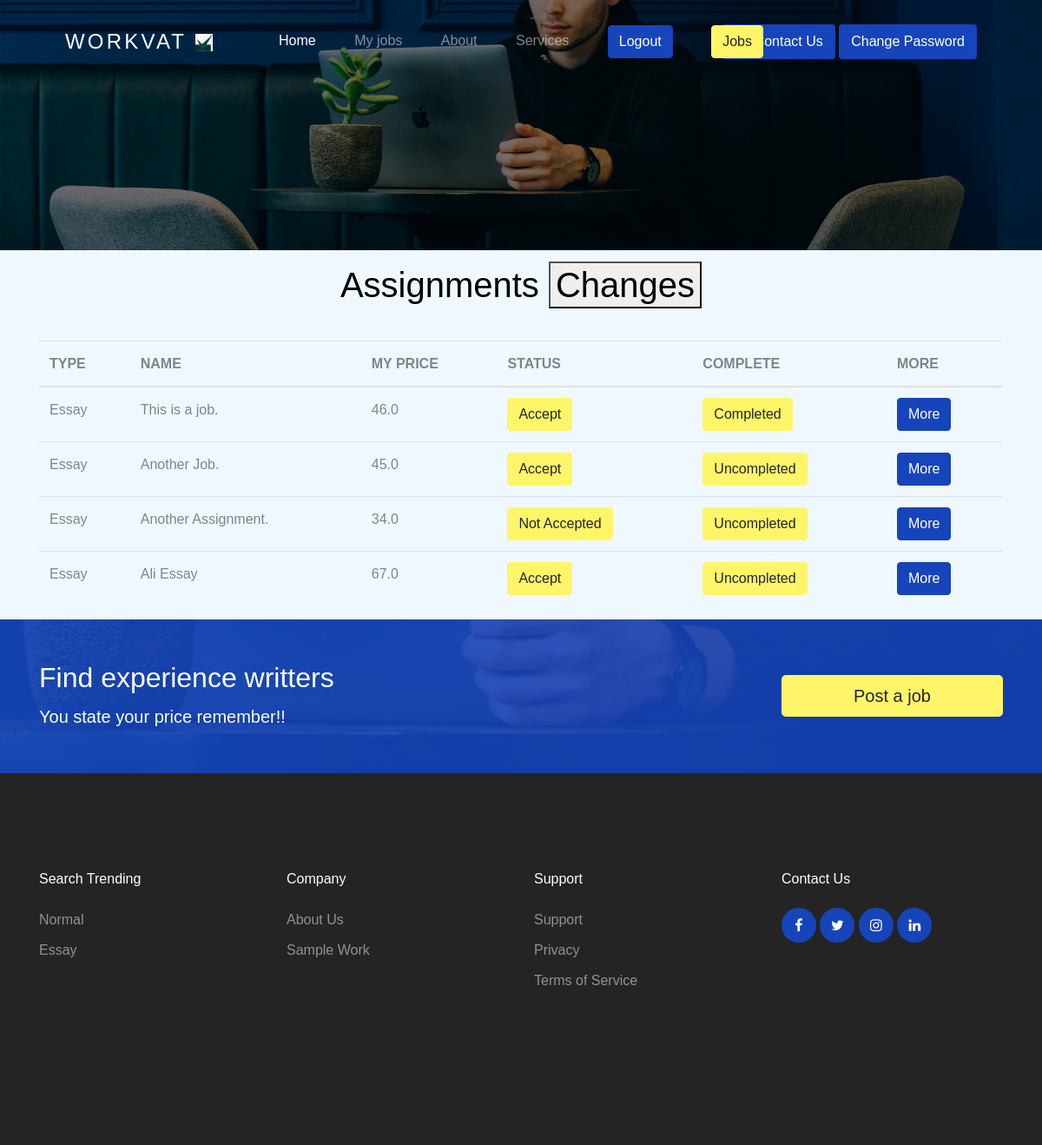
Page /assignments/admin/ (signed in) on the committed database.
### assignment/models.py (models this page shows, shortened)
class UserAssignment(models.Model):
	user 			= models.ForeignKey(User, on_delete=models.CASCADE)
	assignmentType 	= models.ForeignKey(AssignmentType, on_delete=models.CASCADE)
	title 			= models.CharField(max_length=100, blank=True, null=True)
	citation 		= models.CharField(max_length=100, blank=True, null=True)
	font 			= models.CharField(max_length=100, default="Times New Roman")
	fontSize 		= models.FloatField(default=12.0)
	expectedDate 	= models.DateField(auto_now_add=True, blank=True, null=True)
	dateRequested 	= models.DateTimeField(auto_now_add=True)
	dateCompleted 	= models.DateTimeField(blank=True,  null=True)
	desc 		 	= RichTextField(blank=True, null=True)
	file 			= models.FileField(blank=True, null=True)
	accepted 		= models.BooleanField(default= False)
	completed 		= models.BooleanField(default=False)
	is_sample 		= models.BooleanField(default=False)

class AssignmentType(models.Model):
	name = models.CharField(max_length=100)
	desc = RichTextField()
	averagePrice = models.FloatField(blank=True, null=True)

### payment/models.py (models this page shows)
class AssignmentPayment(models.Model):
	userAssignment 	= models.OneToOneField(UserAssignment, on_delete=models.CASCADE)
	currency 		= models.CharField(max_length=50)
	userPrice 		= models.FloatField()
	counterPrice 	= models.FloatField(blank=True, null=True)
	halfPaid 		= models.BooleanField(default=False)
	fullPaid 		= models.BooleanField(default=False)

### assignment/views.py (the view)
# urls.py: path('assignments/admin/', adminAssignments, name="adminAssignments"),
@login_required
def adminAssignments(request):
	template_name = "./adminAssignments.html"
	assignmentsList = UserAssignment.objects.all().order_by("-expectedDate")
	assignment = None
	if request.method == "POST":
		assignment_id = int(request.POST.get("id"))
		assignment = assignmentsList.get(pk=assignment_id)
	page = request.GET.get('page', 1)
	paginator = Paginator(assignmentsList, 10)
	try:
		assignments = paginator.page(page)
	except PageNotAnInteger:
		assignments = paginator.page(1)
	except EmptyPage:
		assignments = paginator.page(paginator.num_pages)
	context = {"assignments": assignments}
	return render(request, template_name, context)

### assignment/context_processors.py (called while the page is built)
def assignmentTypes(request):
	types = AssignmentType.objects.all().order_by("-pk")
	return {'assignmentTypes': types}

### assignment/templates/adminAssignments.html (shortened to what this page needs)
{% extends 'base.html' %}
{% load static %}
{% block content %}
	<div class="container">
		<div align="center" class="alert alert-heading">
			<h1>Assignments <a href="{% url 'assignment:changes'%}"><button>Changes</button></a></h1>
		</div>
		<div class="row">
			<div class="col-md-12">
				<table class="table">
					<thead>
						<th>TYPE</th>
						<th>NAME</th>
						<th>MY PRICE</th>
						<th>STATUS</th>
						<th>COMPLETE</th>
						<th>MORE</th>
					</thead>
					<tbody>
						{% for assignment in assignments %}
							<tr>
								<td>{{assignment.assignmentType.name}}</td>
								<td>{{assignment.title}}</td>
								<td>{{assignment.assignmentpayment.userPrice}}</td>
								{% if assignment.accepted %}
								<td><a href="{% url 'assignment:accept' assignment.id %}"><button class="btn btn-warning">Accept</button></a></td>
								{% else%}
								<td><a href="{% url 'assignment:accept' assignment.id %}"><button class="btn btn-warning">Not Accepted</button></a></td>
								{% endif %}
								{% if not assignment.completed %}
								<td><a href="{% url 'assignment:completed' assignment.id %}"><button class="btn btn-warning">Uncompleted</button></a></td>
								{% else %}
								<td><a href="{% url 'assignment:completed' assignment.id %}"><button class="btn btn-warning">Completed</button></a></td>
								{% endif %}
								<td><a href="{% url 'assignment:singleAssignment' assignment.id%}"><button class="btn btn-primary">More</button></a></td>
							</tr>
						{% endfor %}
					</tbody>
				</table>
			</div>
		</div>
	</div>
{% endblock %}

### assignment/templates/base.html (shortened to what this page needs)
<!DOCTYPE html>
{% load static %}
<html lang="en">
  <head>
    <link rel="stylesheet" href="{% static 'css/custom-bs.css' %}">
    <link rel="stylesheet" href="{% static 'css/jquery.fancybox.min.css' %}">
    <link rel="stylesheet" href="{% static 'css/bootstrap-select.min.css' %}">
    <link rel="stylesheet" href="{% static 'fonts/icomoon/style.css' %}">
    <link rel="stylesheet" href="{% static 'fonts/line-icons/style.css' %}">
    <link rel="stylesheet" href="{% static 'css/owl.carousel.min.css' %}">
    <link rel="stylesheet" href="{% static 'css/animate.min.css' %}">
    <link rel="stylesheet" href="{% static 'css/style.css' %}">
  </head>
  <body id="top">
<div class="site-wrap">
    <header class="site-navbar mt-3">
      <div class="container-fluid">
        <div class="row align-items-center">
          <div class="site-logo col-6"><a href="{% url 'assignment:index' %}">Workvat <img src="{% static 'images/logo.jpeg'%}" width="20" height="20"></a></div>
          <nav class="mx-auto site-navigation">
            <ul class="site-menu js-clone-nav d-none d-xl-block ml-0 pl-0">
              <li><a href="{% url 'assignment:index' %}" class="nav-link active">Home</a></li>
              {% if request.user.is_authenticated%}
                <li><a href="{% url 'assignment:userAssignments'%}">My jobs</a></li>
              {% else %}
                <li><a data-toggle="modal" data-target="#exampleModalCenter">My jobs</a></li>
              {%endif%}
              <li><a href="{% url 'accounts:about' %}">About</a></li>
              <li><a href="{% url 'assignment:services'%}">Services</a></li>
              {% if request.user.is_authenticated%}
              <li><a href="{% url 'accounts:logout' %}"><button type="button" class="btn btn-primary">
              Logout
            </button></a></li>
            {% else %}
               <li><button type="button" class="btn btn-primary" data-toggle="modal" data-target="#exampleModalCenter">
              Login
            </button></li>
            {% endif%}
            {% if request.user.is_superuser%}
               <li><a href="{% url 'assignment:adminAssignments' %}"><button type="button" class="btn btn-warning">
              Jobs
            </button></a></li>
            {% endif%}
            </ul>
          </nav>
          <div class="right-cta-menu text-right d-flex aligin-items-center col-6">
            <div class="ml-auto">
              <a href="{% url 'accounts:contact'%}" class="btn btn-primary border-width-2 d-none d-lg-inline-block">Contact Us</a>
              {% if request.user.is_authenticated %}
                <a href="{% url 'password_change'%}" class="btn btn-primary border-width-2 d-none d-lg-inline-block">Change Password</a>
              {% endif %}
            </div>
          </div>
        </div>
      </div>
    </header>
        <section class="home-section section-hero inner-page overlay bg-image"
      style="background-image: url('../../static/images/hero_1.jpg');" id="home-section">
      <div class="container">
        <div class="row align-items-center justify-content-center">
        </div>
      </div>
    </section>
   {% block content %}
   {% endblock %}
    <section class="py-5 bg-image overlay-primary fixed overlay" style="background-image: url('../../static/images/hero_1.jpg');">
      <div class="container">
        <div class="row align-items-center">
          <div class="col-md-8">
            {% if request.user.is_authenticated %}
            <h2 class="text-white">Find experience writters</h2>
            <p class="mb-0 text-white lead">You state your price remember!!</p>
            {% else %}
             <h2 class="text-white">Do you need some help in your school work?</h2>
            <p class="mb-0 text-white lead">Workvart is your best choice</p>
            {% endif%}
          </div>
          <div class="col-md-3 ml-auto">
            {% if request.user.is_authenticated %}
             <a href="{% url 'assignment:addAssignment' %}" class="btn btn-warning btn-block btn-lg">Post a job</a>
            {% else %}
              <a href="{% url 'assignment:index' %}" class="btn btn-warning btn-block btn-lg">Sign Up</a>
            {% endif%}
          </div>
        </div>
      </div>
    </section>
    <footer class="site-footer">
      <div class="container">
        <div class="row mb-5">
          <div class="col-6 col-md-3 mb-4 mb-md-0">
            <h3>Search Trending</h3>
            <ul class="list-unstyled">
              {% for assignmentType in assignmentTypes%}
              <li><a href="#"> {{assignmentType.name}}</a></li>
              {% endfor %}
            </ul>
          </div>
          <div class="col-6 col-md-3 mb-4 mb-md-0">
            <h3>Company</h3>
            <ul class="list-unstyled">
              <li><a href="{% url 'accounts:about'%}">About Us</a></li>
              <li><a href="{% url 'assignment:index'%}#sample_work">Sample Work</a></li>
            </ul>
          </div>
          <div class="col-6 col-md-3 mb-4 mb-md-0">
            <h3>Support</h3>
            <ul class="list-unstyled">
              <li><a href="mail-to:hashimathman@gmail.com">Support</a></li>
              <li><a href="#">Privacy</a></li>
              <li><a href="#">Terms of Service</a></li>
            </ul>
          </div>
          <div class="col-6 col-md-3 mb-4 mb-md-0">
            <h3>Contact Us</h3>
            <div class="footer-social">
              <a href="https://www.facebook.com/Workvat-103761421038326/?modal=admin_todo_tour" target="_blank"><span class="icon-facebook"></span></a>
              <a href="https://twitter.com/workvat" target="_blank"><span class="icon-twitter"></span></a>
              <a href="https://www.instagram.com/work_vat/" target="_blank"><span class="icon-instagram"></span></a>
              <a href="https://www.linkedin.com/in/workvat-online-700898195" target="_blank"><span class="icon-linkedin"></span></a>
            </div>
          </div>
        </div>
      </div>
    </footer>
  </div>
  </body>
</html>

### static/css/style.css (style rules this page uses)
body { background-color: aliceblue; }
.site-navbar { margin-bottom: 0px; z-index: 1999; position: absolute; width: 100%; top: 2rem; }
.site-navbar .container-fluid { padding-left: 7rem; padding-right: 7rem; }
.site-navbar .site-logo { position: absolute; left: 5%; }
.site-navbar .site-logo a { color: #fff; font-size: 1.5rem; letter-spacing: .2rem; text-transform: uppercase; }
.site-navbar .site-burger-menu, .site-navbar .right-cta-menu { position: absolute; right: 5%; }
.site-navbar .site-navigation { position: absolute; left: 50%; -webkit-transform: translateX(-50%); -ms-transform: translateX(-50%); transform: translateX(-50%); z-index: 5; }
.site-navbar .site-navigation .site-menu { margin-bottom: 0; }
.site-navbar .site-navigation .site-menu .active { color: #fff; display: inline-block; padding: 5px 20px; }
.site-navbar .site-navigation .site-menu a { text-decoration: none !important; display: inline-block; position: relative; }
.site-navbar .site-navigation .site-menu > li { display: inline-block; }
.site-navbar .site-navigation .site-menu > li > a { padding: 20px 20px !important; color: rgba(255, 255, 255, 0.5); display: inline-block; text-decoration: none !important; }
.site-mobile-menu .site-nav-wrap { padding: 0; margin: 0; list-style: none; position: relative; }
.site-mobile-menu .site-nav-wrap a { padding: 10px 20px; display: block; position: relative; color: #212529; }
.site-mobile-menu .site-nav-wrap li { position: relative; display: block; }
.site-mobile-menu .site-nav-wrap li .active { color: #000; }
.site-mobile-menu .site-nav-wrap > li { display: block; position: relative; float: left; width: 100%; }
.site-mobile-menu .site-nav-wrap > li > a { padding-left: 20px; font-size: 20px; }
body { font-weight: 400; font-size: 1rem; line-height: 1.7; position: relative; }
body:after { content: ""; position: absolute; top: 0; left: 0; right: 0; bottom: 0; background: rgba(0, 0, 0, 0.7); z-index: 100; opacity: 0; visibility: hidden; -webkit-transition: .3s all ease; -o-transition: .3s all ease; transition: .3s all ease; }
h1, h2, h3, h4 { color: #000; }
.home-section { position: relative; }
.home-section > .container { z-index: 2; position: relative; }
.bg-image { background-size: cover; background-position: center center; background-repeat: no-repeat; }
.bg-image.fixed { background-attachment: fixed; }
.bg-image.overlay-primary { position: relative; }
.bg-image.overlay-primary:before { position: absolute; content: ""; top: 0; left: 0; right: 0; bottom: 0; background: rgba(22, 68, 186, 0.9); z-index: 1; }
.bg-image.overlay-primary > .container { position: relative; z-index: 2; }
.section-hero, .section-hero > .container > .row { height: 100vh; min-height: 900px; }
.section-hero.inner-page, .section-hero.inner-page > .container > .row { height: auto; min-height: auto; padding-top: 6em; padding-bottom: 3em; }
.section-hero.overlay, .section-hero.overlay-2 { position: relative; }
.section-hero.overlay:before, .section-hero.overlay-2:before { z-index: 1; position: absolute; content: ""; top: 0; left: 0; right: 0; bottom: 0; background: rgba(0, 0, 0, 0.5); }
.section-hero > .container { z-index: 2; position: relative; }
.btn:after, .btn:before { display: none; }
.btn.btn-primary { color: #fff; }
.border-width-2 { border-width: 2px !important; }
.site-footer { padding: 7rem 0; position: relative; background: #242424; }
.site-footer h3 { font-size: 1rem; margin-bottom: 1.5rem; color: #fff; }
.site-footer a { color: rgba(255, 255, 255, 0.5); }
.site-footer ul li { margin-bottom: .5rem; }
.site-footer ul li a { color: rgba(255, 255, 255, 0.5); }
.footer-social a, .social a { display: inline-block; width: 40px; height: 40px; position: relative; background: #1644ba; border-radius: 50%; text-decoration: none !important; }
.footer-social a > span, .social a > span { position: absolute; left: 50%; top: 50%; color: #fff; -webkit-transform: translate(-50%, -50%); -ms-transform: translate(-50%, -50%); transform: translate(-50%, -50%); }

### rows in the picture
UserAssignment: assignmentType.name "Essay", title "This is a job.", assignmentpayment.userPrice "46.0", accepted "Accept", completed "Completed"
UserAssignment: assignmentType.name "Essay", title "Another Job.", assignmentpayment.userPrice "45.0", accepted "Accept", completed "Uncompleted"
UserAssignment: assignmentType.name "Essay", title "Another Assignment.", assignmentpayment.userPrice "34.0", accepted "Not Accepted", completed "Uncompleted"
UserAssignment: assignmentType.name "Essay", title "Ali Essay", assignmentpayment.userPrice "67.0", accepted "Accept", completed "Uncompleted"
AssignmentType: name "Normal"
AssignmentType: name "Essay"
